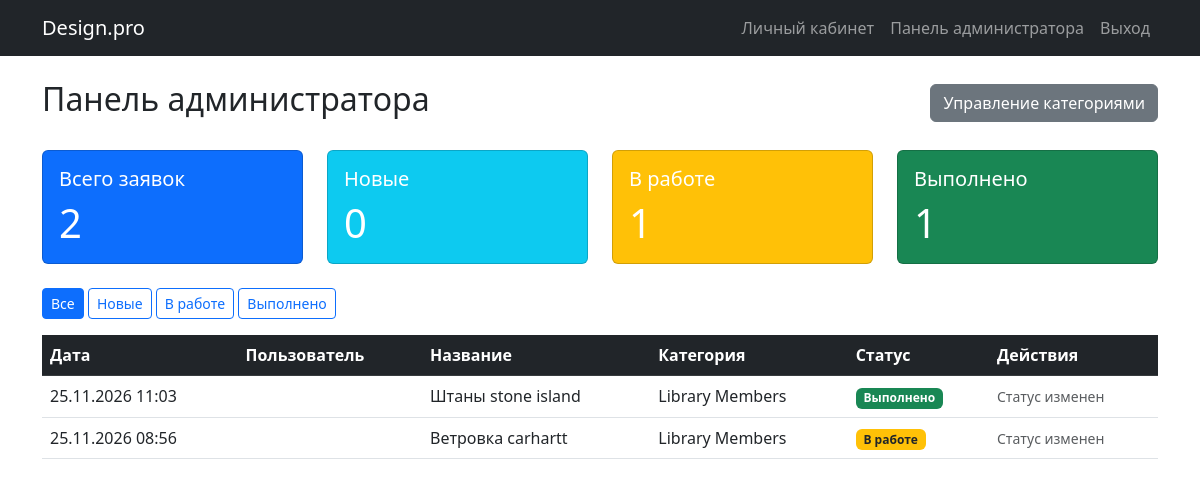
The page /admin-panel/dashboard/ (signed in) on the database as committed earlier.
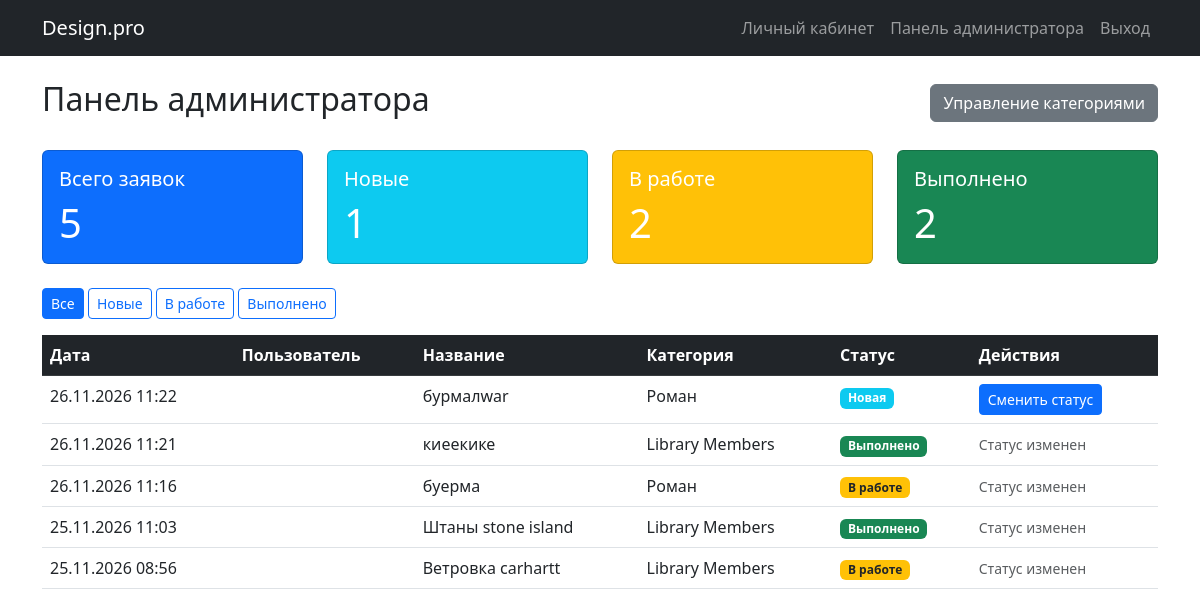
The same page on the database as committed later.
### portal/models.py (models this page shows, shortened)
class Request(models.Model):
    STATUS_CHOICES = [
        ('new', 'Новая'),
        ('in_progress', 'Принято в работу'),
        ('done', 'Выполнено'),
    ]
    user = models.ForeignKey(User, on_delete=models.CASCADE, verbose_name='Пользователь')
    title = models.CharField(max_length=200, verbose_name='Название')
    description = models.TextField(verbose_name='Описание')
    category = models.ForeignKey(Category, on_delete=models.CASCADE, verbose_name='Категория')
    photo = models.ImageField(upload_to='photos/', verbose_name='Фото помещения')
    design_image = models.ImageField(
        upload_to='designs/',
        blank=True, null=True,
        verbose_name='Изображение дизайна'
    )
    comment = models.TextField(blank=True, verbose_name='Комментарий')
    status = models.CharField(
        max_length=20,
        choices=STATUS_CHOICES,
        default='new',
        verbose_name='Статус'
    )
    created_at = models.DateTimeField(auto_now_add=True, verbose_name='Дата создания')

class Category(models.Model):
    name = models.CharField(max_length=100, verbose_name='Название категории')

### portal/views.py (the view)
# urls.py: path('admin-panel/dashboard/', views.admin_dashboard, name='admin_dashboard'),
@staff_member_required  # Доступ только для администраторов (is_staff=True)
def admin_dashboard(request):
    all_requests = Request.objects.all().order_by('-created_at')
    status_filter = request.GET.get('status')
    if status_filter:
        all_requests = all_requests.filter(status=status_filter)
    context = {
        'requests': all_requests,
        'status_filter': status_filter,
        'total_count': Request.objects.count(),
        'new_count': Request.objects.filter(status='new').count(),
        'in_progress_count': Request.objects.filter(status='in_progress').count(),
        'done_count': Request.objects.filter(status='done').count(),
    }
    return render(request, 'portal/admin_dashboard.html', context)

### templates/portal/admin_dashboard.html
{% extends 'base.html' %}
{% block content %}
<div class="d-flex justify-content-between align-items-center mb-4">
    <h2>Панель администратора</h2>
    <a href="{% url 'admin_categories' %}" class="btn btn-secondary">Управление категориями</a>
</div>
<div class="row mb-4">
    <div class="col-md-3">
        <div class="card text-white bg-primary">
            <div class="card-body">
                <h5 class="card-title">Всего заявок</h5>
                <p class="card-text display-6">{{ total_count }}</p>
            </div>
        </div>
    </div>
    <div class="col-md-3">
        <div class="card text-white bg-info">
            <div class="card-body">
                <h5 class="card-title">Новые</h5>
                <p class="card-text display-6">{{ new_count }}</p>
            </div>
        </div>
    </div>
    <div class="col-md-3">
        <div class="card text-white bg-warning">
            <div class="card-body">
                <h5 class="card-title">В работе</h5>
                <p class="card-text display-6">{{ in_progress_count }}</p>
            </div>
        </div>
    </div>
    <div class="col-md-3">
        <div class="card text-white bg-success">
            <div class="card-body">
                <h5 class="card-title">Выполнено</h5>
                <p class="card-text display-6">{{ done_count }}</p>
            </div>
        </div>
    </div>
</div>
<div class="mb-3">
    <a href="{% url 'admin_dashboard' %}" class="btn btn-sm {% if not status_filter %}btn-primary{% else %}btn-outline-primary{% endif %}">Все</a>
    <a href="{% url 'admin_dashboard' %}?status=new" class="btn btn-sm {% if status_filter == 'new' %}btn-primary{% else %}btn-outline-primary{% endif %}">Новые</a>
    <a href="{% url 'admin_dashboard' %}?status=in_progress" class="btn btn-sm {% if status_filter == 'in_progress' %}btn-primary{% else %}btn-outline-primary{% endif %}">В работе</a>
    <a href="{% url 'admin_dashboard' %}?status=done" class="btn btn-sm {% if status_filter == 'done' %}btn-primary{% else %}btn-outline-primary{% endif %}">Выполнено</a>
</div>
<div class="table-responsive">
    <table class="table table-hover">
        <thead class="table-dark">
            <tr>
                <th>Дата</th>
                <th>Пользователь</th>
                <th>Название</th>
                <th>Категория</th>
                <th>Статус</th>
                <th>Действия</th>
            </tr>
        </thead>
        <tbody>
            {% for req in requests %}
            <tr>
                <td>{{ req.created_at|date:"d.m.Y H:i" }}</td>
                <td>{{ req.user.full_name }}</td>
                <td>{{ req.title }}</td>
                <td>{{ req.category.name }}</td>
                <td>
                    {% if req.status == 'new' %}<span class="badge bg-info">Новая</span>
                    {% elif req.status == 'in_progress' %}<span class="badge bg-warning text-dark">В работе</span>
                    {% elif req.status == 'done' %}<span class="badge bg-success">Выполнено</span>
                    {% endif %}
                </td>
                <td>
                    {% if req.status == 'new' %}
                        <a href="{% url 'change_status' req.pk %}" class="btn btn-primary btn-sm">Сменить статус</a>
                    {% else %}
                        <span class="text-muted small">Статус изменен</span>
                    {% endif %}
                </td>
            </tr>
            {% empty %}
            <tr>
                <td colspan="6" class="text-center py-4">Нет заявок.</td>
            </tr>
            {% endfor %}
        </tbody>
    </table>
</div>
{% endblock %}

Rows that differ between the two databases and show on the page:
added Request: created_at "26.11.2026 11:22", title "бурмалwar", category.name "Роман", status "Новая"
added Request: created_at "26.11.2026 11:21", title "киеекике", category.name "Library Members", status "Выполнено"
added Request: created_at "26.11.2026 11:16", title "буерма", category.name "Роман", status "В работе"
Other text that changed with them:
{{ total_count }}: "2" → "5"
{{ new_count }}: "0" → "1"
{{ in_progress_count }}: "1" → "2"
{{ done_count }}: "1" → "2"
